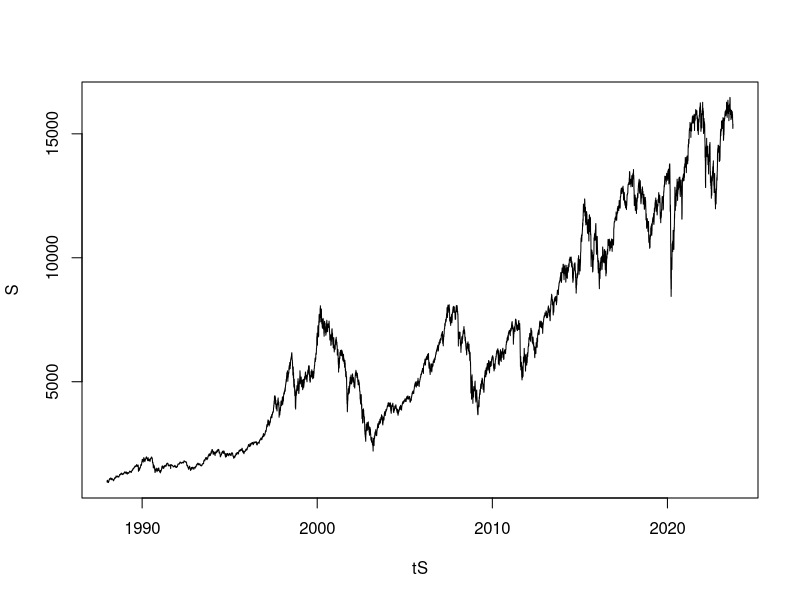
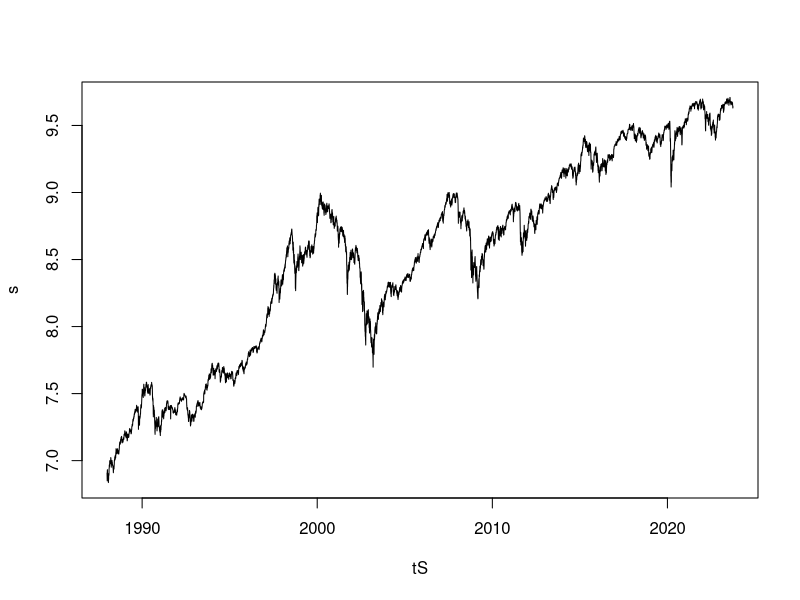
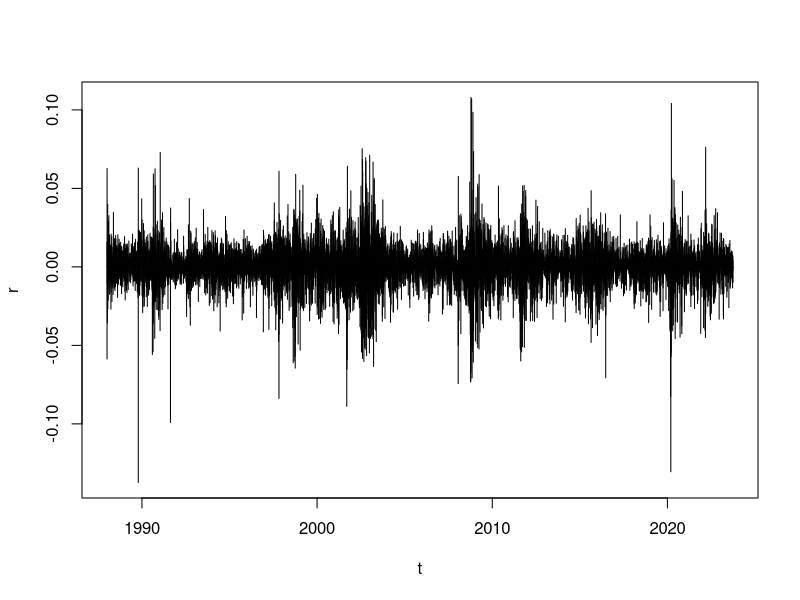
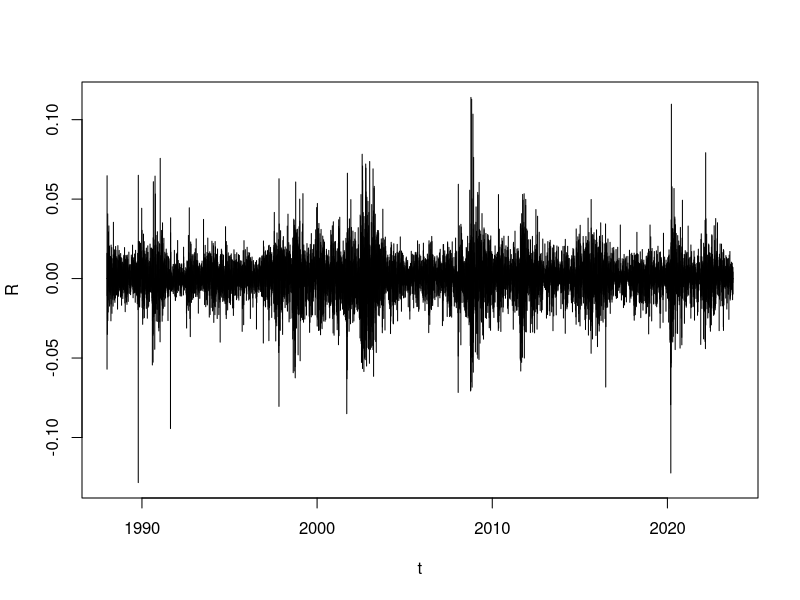
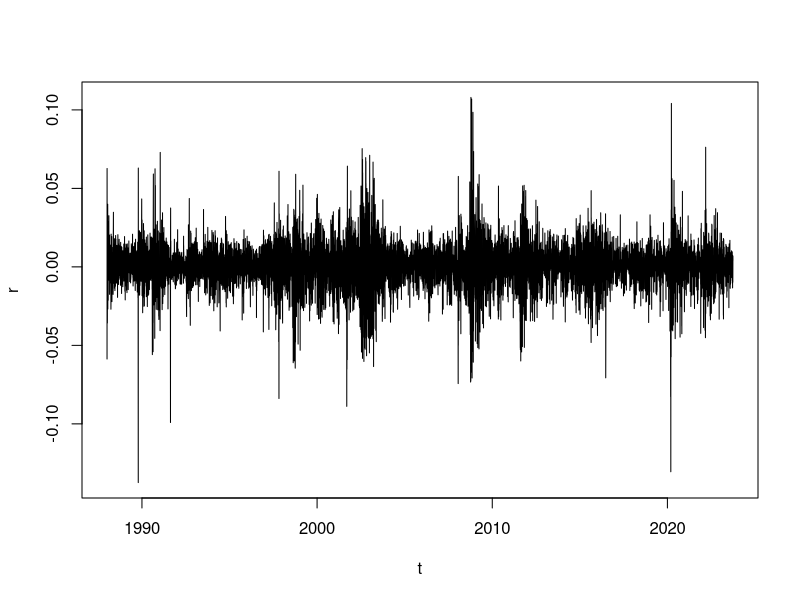
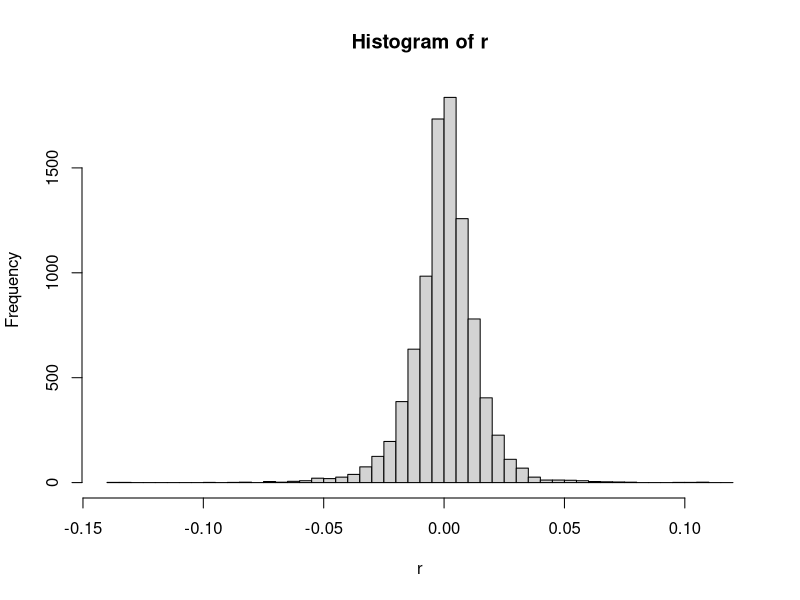
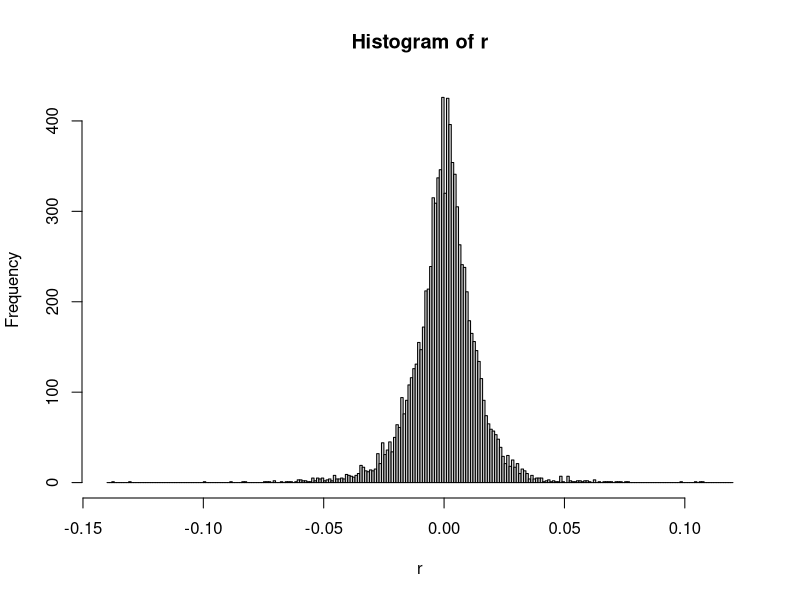
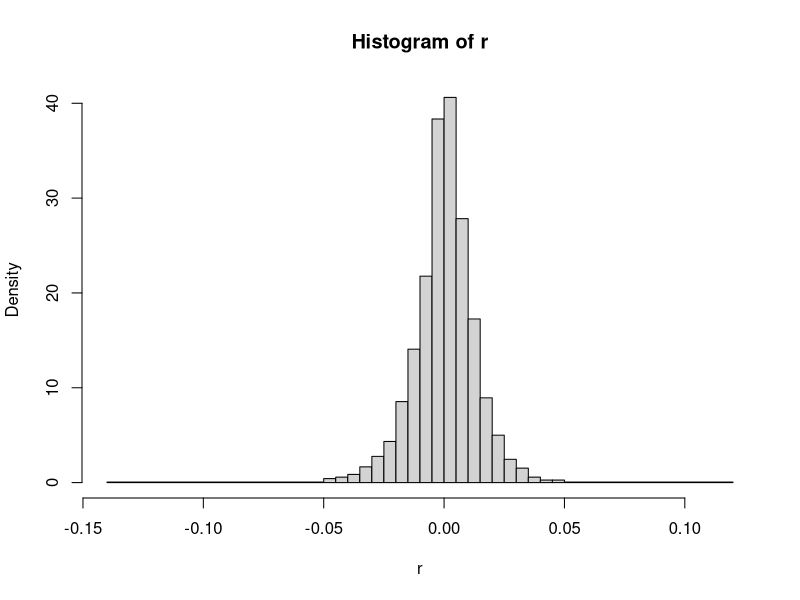

Here is the R script that generated these plots, in order:
##Daten einlesen und plotten: DAX

rm(list = ls())

#vorher Arbeitsverzeichnis richtig setzen
daten <- read.csv("Dax(D).csv", header=TRUE)
head(daten)



#Daten zuordnen und plotten

S <- daten$DAX
tS <- strptime(daten$Datum,format="%d.%m.%Y")
plot(tS,S,type="l")

#log. Renditen
s <- log(S) #kleines s ist log vom grossen S
plot(tS,s,type="l")
r <- diff(s)
n <- length(r)
t <- tS[2:length(tS)]
plot(t,r,type="h")

#Diskrete Renditen
R <- exp(r)-1
plot(t,R,type="h")

##Dexkriptive Statistik der Dax-Renditen
##Daten einlesen sollte bereits ausgefuehrt sein, damit sind
## n, R, r, S, s, t, tS vorhanden

#Grundlegende Deskriptive Statistik fuer
#log Renditen (voellig analog fuer diskrete Renditen):
#Histogramm, emp. Verteilungsfunktion, Boxplot, Lage- und Streumasse, qqplot

#lineare Regression
plot(t, r, type = "l")
head(S)

#Minimum, Maximum
min(r);max(r)
which.min(r); which.max(r)
t[which.min(r)];t[which.max(r)]

#die jeweils 6 groessten und kleinsten Tage
h <- order(R)
data.frame("Tag" = head(t[h]),"Rendite in Prozent" = round(100*head(R[h]),2))
data.frame("Tag" = tail(t[h]),"Rendite in Prozent" = round(100*tail(R[h]),2))

#Histogramm

h <- hist(r, seq(-0.14, 0.12, 0.005))

#?hist
h$counts
hist(r, seq(-0.14, 0.12, 0.001))
h <- hist(r, c(-0.14, seq(-0.05, 0.05, 0.005), 0.12));h$counts

#Emp. Vtlgs-Funktion und Vergleich mit Normalverteilung
plot.ecdf(r, xlim = c(-0.05, 0.05))
curve(pnorm(x, mean = mean(r), sd = sd(r)), add = TRUE, col = "BLUE")

#Boxplot
boxplot(r)
boxplot(r, range = 0)

#Lagemasse
mean(r)
mean(r)*250*100#annualisiert in %
median(r)
quantile(r, seq(0.25, 0.75, by = 0.25))#Quartile
quantile(r, seq(0, 1, by = 0.1))#Dezile
summary(r)

n <- length(S)

(S[n]/S[1])^(1/(n-1))-1#geometrische Rendite der diskreten Renditen
log((S[n]/S[1])^(1/(n-1)))#log(1+geomRendite) entspricht genau der mittleren log. Rendite

#Streuungsmasse
max(r)-min(r)#Spannweite
quantile(r, 0.75, type = 2)-quantile(r, 0.25, type = 2)#Quartilsabstand
mad(r, constant = 1, center = median(r))#mittlere absolute Abweichung vom Median
mad(r, constant = 1, center = mean(r))#mittlere absolute Abweichung vom arithm Mittel
vola <- sd(r);vola#s, also geteilt durch n-1
vola*sqrt(250)*100 #Vola pro Jahr in %
#vola/mean(r)#Variationskoffizient, nicht so sinnvoll hier

#Vergleich der Charts von log. Renditen und Normalverteilung
op <- par(mfrow = c(2, 1))
plot(t, r, type = "l", ylim = c(-0.15, 0.15))
z <- rnorm(length(r), mean = mean(r), sd = sd(r))
plot(t, z, type = "l", ylim = c(-0.15, 0.15))
par(op)

#QQ-Plot
qqnorm(r)#bei den log. Renditen des DAX
qqline(r)

#lineare Regression der Renditen auf die Renditen von gestern
n <- length(r)
model <- lm(r[2:n] ~ r[1:(n-1)])
summary(model)
plot(r[1:(n-1)], r[2:n]) #kein Zusammenhang zu erkennen
abline(model)
plot(model$residuals)

#Aufraeumen
rm(list = ls())
